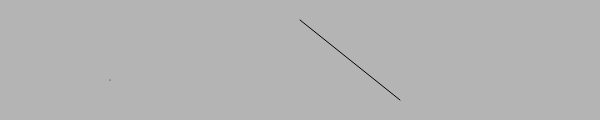
Frame 1 (no input)
Frame 60 (no input): identical to frame 1, image omitted
Frame 120 (the mouse pressed at the canvas centre since frame 60): identical to frame 1, image omitted

The p5.js sketch that drew this single still picture (run headless with seeded random() and noise() and a simulated clock; from frame 60 on, the mouse is pressed at the canvas centre):

// p5.js sketch
// ── sketch.js
function setup(){
    createCanvas(600, 120);
}

function draw() {
    background(180);

    // Draw a point at x=110, and y=80
    point( 110, 80);

    // Draw a line from point (300,20) to (400,100)
    line( 300, 20, 400, 100 );
}
